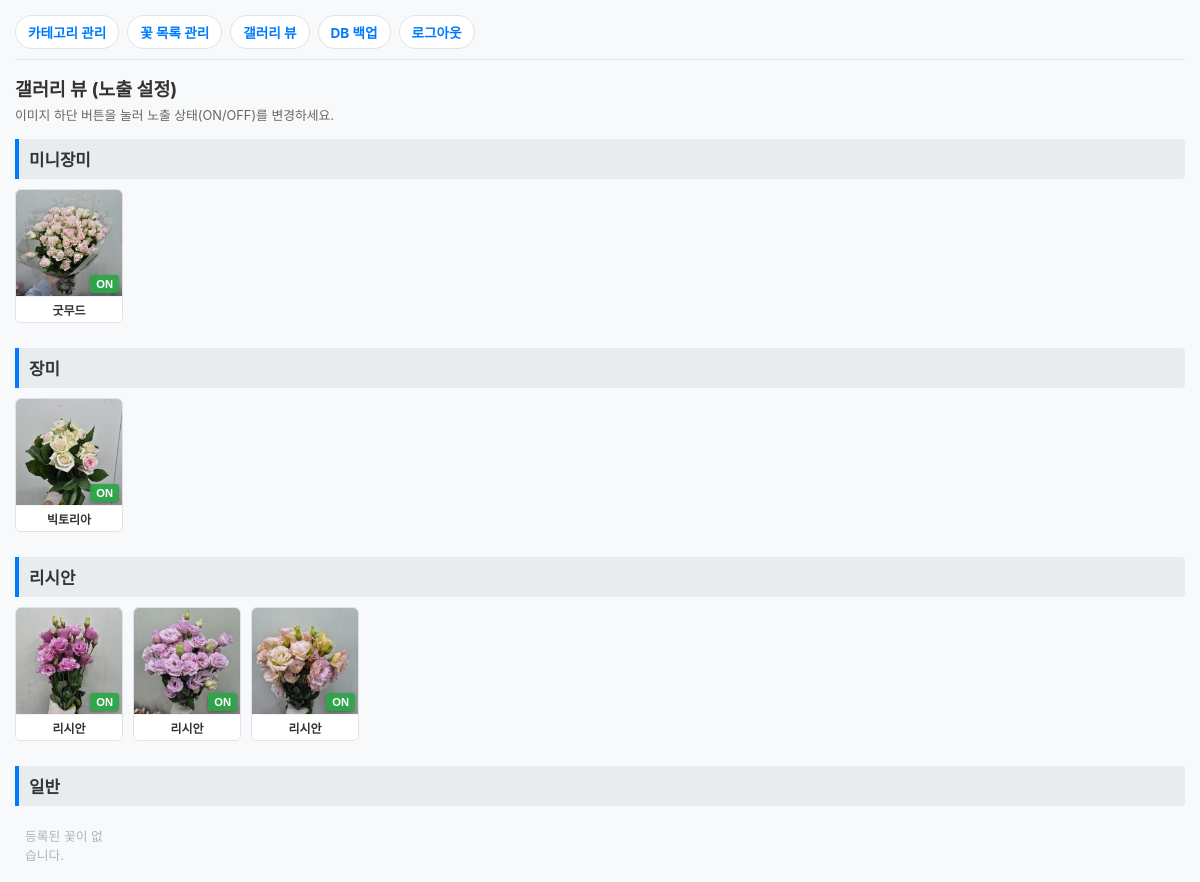
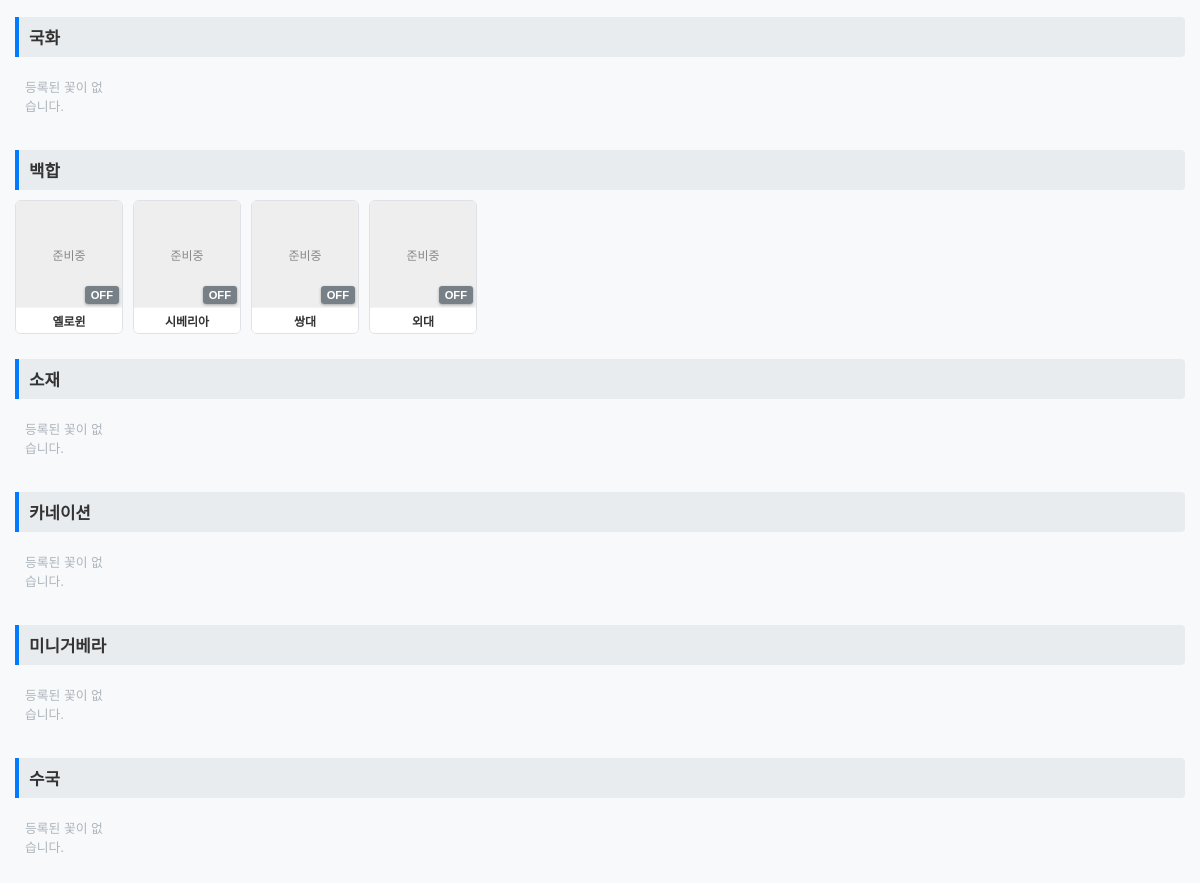
The page /admin/gallery-view (signed in) on the database as committed earlier (2 pictures, top to bottom).
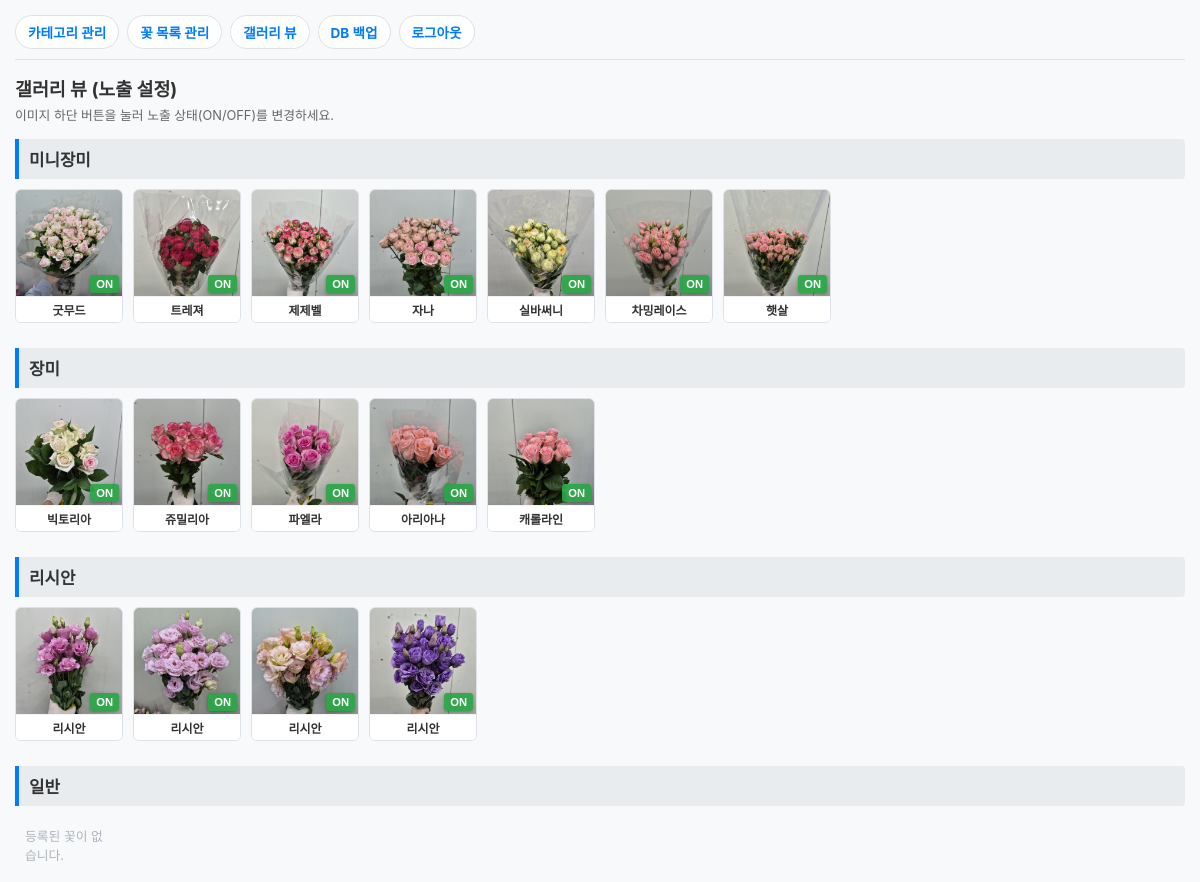
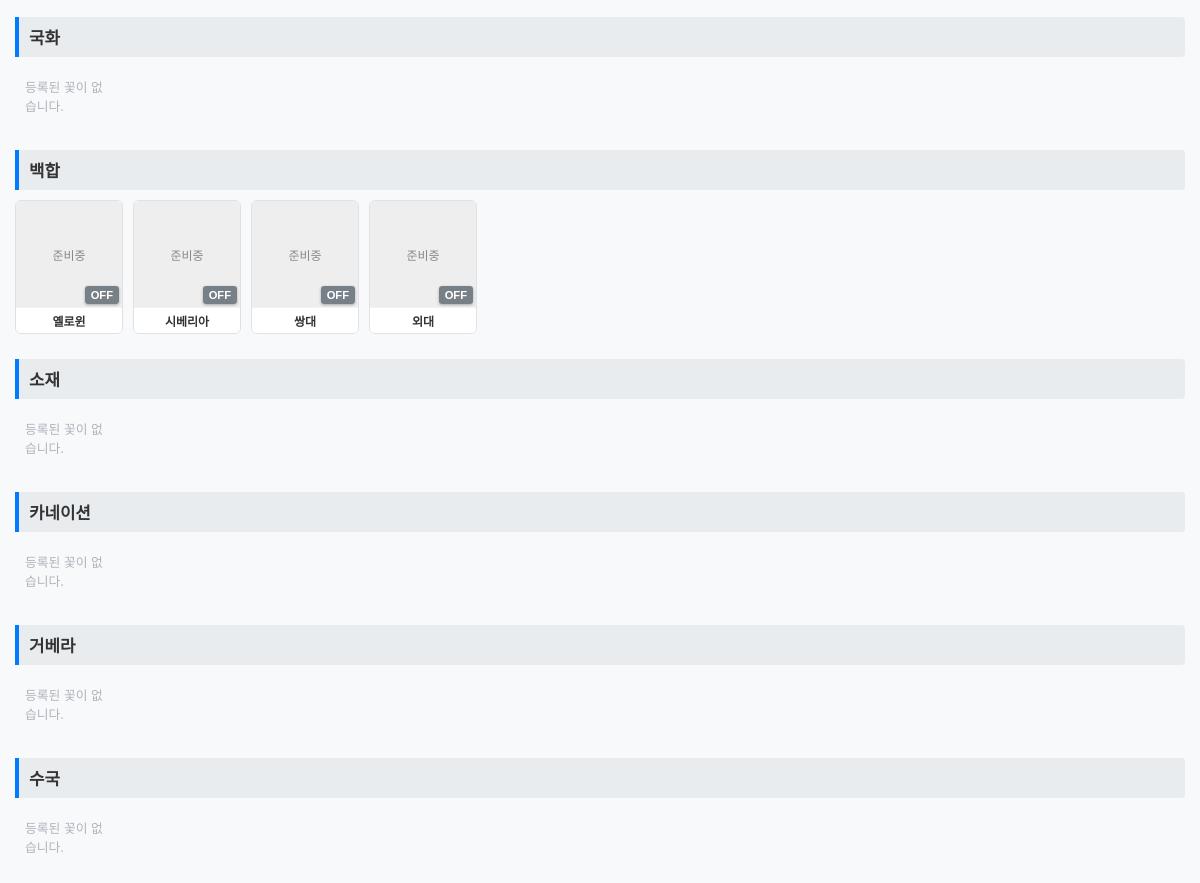
The same page on the database as committed later (2 pictures, top to bottom).
### models.py (models this page shows)
class Category(Base):
    __tablename__ = "category"
    idx = Column(Integer, primary_key=True, autoincrement=True, index=True)
    name = Column(String, nullable=False)
    order_no = Column(Integer, default=0, index=True)  # 순서 정렬용 컬럼
    flowers = relationship("FlowerList", back_populates="category_rel")

class FlowerList(Base):
    __tablename__ = "flower_list"
    idx = Column(Integer, primary_key=True, autoincrement=True, index=True)
    update_date = Column(DateTime, server_default=func.now(), onupdate=func.now())
    category = Column(Integer, ForeignKey("category.idx", ondelete="SET NULL"), nullable=True)
    name = Column(String, nullable=False)
    name2 = Column(String, nullable=True)
    color = Column(String, nullable=True)
    price = Column(Integer, default=0)
    img_path = Column(String, nullable=True)
    view = Column(Integer, default=1)
    category_rel = relationship("Category", back_populates="flowers")

### main.py (the view)
@app.get("/admin/gallery-view", response_class=HTMLResponse)
def gallery_view_page(request: Request, db: Session = Depends(get_db)):
    if not request.session.get("is_admin"):
        return RedirectResponse(url="/admin/login", status_code=303)
    categories = db.query(models.Category).order_by(models.Category.order_no.asc(), models.Category.idx.asc()).all()
    return templates.TemplateResponse(
        request=request,
        name="admin/gallery_view.html",
        context={"categories": categories}
    )

### templates/admin/gallery_view.html (shortened to what this page needs)
<!DOCTYPE html>
<html lang="ko">
<head>
</head>
<body>
    <nav>
        <a href="/admin/category">카테고리 관리</a>
        <a href="/admin/flower">꽃 목록 관리</a>
        <a href="/admin/gallery-view">갤러리 뷰</a>
        <a href="/admin/db-backup">DB 백업</a>
        <a href="/admin/logout">로그아웃</a>
    </nav>
    <h2 style="font-size: 1.15rem; margin-bottom: 4px;">갤러리 뷰 (노출 설정)</h2>
    <p style="font-size: 0.8rem; color: #666; margin-bottom: 15px;">이미지 하단 버튼을 눌러 노출 상태(ON/OFF)를 변경하세요.</p>
    {% for category in categories %}
    <div class="category-section">
        <div class="category-title">{{ category.name }}</div>
        <div class="gallery-grid">
            {% if category.flowers %}
                {% for flower in category.flowers %}
                <div class="flower-card">
                    <div class="img-wrapper">
                        {% if flower.img_path %}
                        <img src="/{{ flower.img_path }}" alt="{{ flower.name }}">
                        {% else %}
                        <div class="no-img">준비중</div>
                        {% endif %}
                        <form action="/admin/flower/toggle-view/{{ flower.idx }}?redirect_to=/admin/gallery-view" method="post" class="toggle-overlay">
                            {% if flower.view == 1 %}
                            <button type="submit" class="btn-toggle btn-on">ON</button>
                            {% else %}
                            <button type="submit" class="btn-toggle btn-off">OFF</button>
                            {% endif %}
                        </form>
                    </div>
                    <div class="card-info">
                        <span class="flower-name" title="{{ flower.name }}">{{ flower.name }}</span>
                    </div>
                </div>
                {% endfor %}
            {% else %}
                <div class="empty-text">등록된 꽃이 없습니다.</div>
            {% endif %}
        </div>
    </div>
    {% endfor %}
</body>
</html>

Rows that differ between the two databases and show on the page:
added FlowerList: img_path (picture), view "ON", name "트레져", shown under Category "미니장미"
added FlowerList: img_path (picture), view "ON", name "제제벨", shown under Category "미니장미"
added FlowerList: img_path (picture), view "ON", name "자나", shown under Category "미니장미"
added FlowerList: img_path (picture), view "ON", name "실바써니", shown under Category "미니장미"
added FlowerList: img_path (picture), view "ON", name "차밍레이스", shown under Category "미니장미"
added FlowerList: img_path (picture), view "ON", name "햇살", shown under Category "미니장미"
changed FlowerList "빅토리아": img_path: a different picture
added FlowerList: img_path (picture), view "ON", name "쥬밀리아", shown under Category "장미"
added FlowerList: img_path (picture), view "ON", name "파엘라", shown under Category "장미"
added FlowerList: img_path (picture), view "ON", name "아리아나", shown under Category "장미"
added FlowerList: img_path (picture), view "ON", name "캐롤라인", shown under Category "장미"
added FlowerList: img_path (picture), view "ON", name "리시안", shown under Category "리시안"
changed Category: name "미니거베라" → "거베라"
